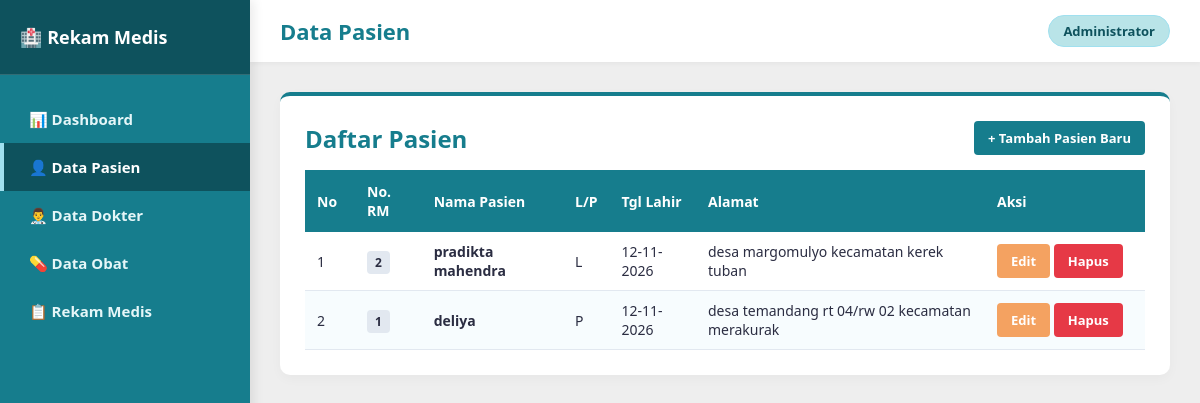
Page /rekam_medis/rekam_medis/pasien/index.php on the committed database.
### tables this page shows
CREATE TABLE `pasien` (
  `id_pasien` int(11) NOT NULL,
  `no_rm` varchar(20) NOT NULL,
  `nama_pasien` varchar(100) NOT NULL,
  `jenis_kelamin` enum('L','P') NOT NULL,
  `tanggal_lahir` date NOT NULL,
  `alamat` text NOT NULL
);

### rekam_medis/rekam_medis/pasien/index.php (the view, shortened to what this page needs)
<?php
include '../koneksi.php';
?>
<!DOCTYPE html>
<html lang="id">
<head>
    <link rel="stylesheet" href="../style.css">
</head>
<body>
    <aside class="sidebar">
        <div class="sidebar-header">
            <h2>🏥 Rekam Medis</h2>
        </div>
        <ul class="sidebar-menu">
            <li><a href="../index.php">📊 Dashboard</a></li>
            <li><a href="index.php" class="active">👤 Data Pasien</a></li>
            <li><a href="../dokter/index.php">👨‍⚕️ Data Dokter</a></li>
            <li><a href="../obat/index.php">💊 Data Obat</a></li>
            <li><a href="../rekam_medis/index.php">📋 Rekam Medis</a></li>
        </ul>
    </aside>
    <main class="main-content">
        <div class="top-bar">
            <h1>Data Pasien</h1>
            <span class="user-badge">Administrator</span>
        </div>
        <div class="card">
            <div style="display: flex; justify-content: space-between; align-items: center; margin-bottom: 15px;">
                <h2 style="border: none; margin: 0; padding: 0;">Daftar Pasien</h2>
                <a href="tambah.php" class="btn">+ Tambah Pasien Baru</a>
            </div>
            <table>
                <thead>
                    <tr>
                        <th style="width: 50px;">No</th>
                        <th>No. RM</th>
                        <th>Nama Pasien</th>
                        <th>L/P</th>
                        <th>Tgl Lahir</th>
                        <th>Alamat</th>
                        <th style="width: 160px;">Aksi</th>
                    </tr>
                </thead>
                <tbody>
                    <?php
                    $no = 1;
                    $query = mysqli_query($conn, "SELECT * FROM pasien ORDER BY id_pasien DESC");
                    if (mysqli_num_rows($query) > 0) {
                        while ($d = mysqli_fetch_assoc($query)) {
                    ?>
                    <tr>
                        <td><?= $no++ ?></td>
                        <td><span style="background: #e2e8f0; padding: 3px 8px; border-radius: 4px; font-weight: 600; font-size: 12px;"><?= $d['no_rm'] ?></span></td>
                        <td><b><?= $d['nama_pasien'] ?></b></td>
                        <td><?= $d['jenis_kelamin'] ?></td>
                        <td><?= date('d-m-Y', strtotime($d['tanggal_lahir'])) ?></td>
                        <td><?= $d['alamat'] ?></td>
                        <td>
                            <a href="edit.php?id=<?= $d['id_pasien'] ?>" class="btn btn-warning">Edit</a>
                            <a href="hapus.php?id=<?= $d['id_pasien'] ?>" onclick="return confirm('Yakin ingin menghapus data pasien ini?')" class="btn btn-danger">Hapus</a>
                        </td>
                    </tr>
                    <?php
                        }
                    } else {
                        echo "<tr><td colspan='7' style='text-align:center;'>Belum ada data pasien.</td></tr>";
                    }
                    ?>
                </tbody>
            </table>
        </div>
    </main>
</body>
</html>

### rekam_medis/rekam_medis/style.css (style rules this page uses)
:root { --primary: #167D8D; --primary-dark: #0E525D; --secondary: #A0E0EF; --accent-light: #B9E4E8; --light-bg: #EEEEEE; --card-bg: #ffffff; --text-color: #2b2d42; --danger: #e63946; --warning: #f4a261; --sidebar-width: 250px; }
* { box-sizing: border-box; }
body { font-family: 'Segoe UI', Tahoma, Geneva, Verdana, sans-serif; background-color: var(--light-bg); color: var(--text-color); margin: 0; padding: 0; display: flex; min-height: 100vh; }
.sidebar { width: var(--sidebar-width); background-color: var(--primary); color: white; position: fixed; top: 0; bottom: 0; left: 0; display: flex; flex-direction: column; box-shadow: 4px 0 10px rgba(0,0,0,0.08); z-index: 100; }
.sidebar-header { padding: 25px 20px; background-color: var(--primary-dark); border-bottom: 1px solid rgba(255,255,255,0.15); }
.sidebar-header h2 { margin: 0; font-size: 18px; color: #ffffff; display: flex; align-items: center; gap: 10px; }
.sidebar-menu { list-style: none; padding: 20px 0; margin: 0; }
.sidebar-menu li a { display: flex; align-items: center; gap: 12px; padding: 14px 25px; color: #e5f6f8; text-decoration: none; font-weight: 600; font-size: 15px; transition: all 0.3s ease; border-left: 4px solid transparent; }
.sidebar-menu li a:hover, .sidebar-menu li a.active { background-color: var(--primary-dark); color: #ffffff; border-left-color: var(--secondary); }
.main-content { margin-left: var(--sidebar-width); flex: 1; padding: 30px; }
.top-bar { background: white; padding: 15px 30px; margin: -30px -30px 30px -30px; box-shadow: 0 2px 5px rgba(0,0,0,0.04); display: flex; justify-content: space-between; align-items: center; }
.top-bar h1 { margin: 0; font-size: 22px; color: var(--primary); }
.user-badge { background: var(--accent-light); color: var(--primary-dark); padding: 6px 14px; border-radius: 20px; font-weight: 600; font-size: 13px; border: 1px solid var(--secondary); }
.card { background: var(--card-bg); padding: 25px; border-radius: 10px; box-shadow: 0 4px 12px rgba(0,0,0,0.03); margin-bottom: 25px; border-top: 4px solid var(--primary); }
.card h2 { margin-top: 0; color: var(--primary); }
table { width: 100%; border-collapse: collapse; margin-top: 15px; }
table th { background-color: var(--primary); color: white; padding: 12px; text-align: left; font-size: 14px; }
table td { padding: 10px 12px; border-bottom: 1px solid #e2e8f0; font-size: 14px; }
table tr:nth-child(even) { background-color: #f7fcfe; }
.btn { display: inline-block; padding: 8px 14px; background-color: var(--primary); color: white; border: none; border-radius: 4px; cursor: pointer; text-decoration: none; font-size: 13px; font-weight: 600; transition: 0.2s; }
.btn-warning { background-color: var(--warning); color: #ffffff; }
.btn-danger { background-color: var(--danger); }

### rows in the picture
pasien: no_rm "2", nama_pasien "pradikta mahendra", jenis_kelamin "L", tanggal_lahir "12-11-2026", alamat "desa margomulyo kecamatan kerek tuban"
pasien: no_rm "1", nama_pasien "deliya", jenis_kelamin "P", tanggal_lahir "12-11-2026", alamat "desa temandang rt 04/rw 02 kecamatan merakurak"
